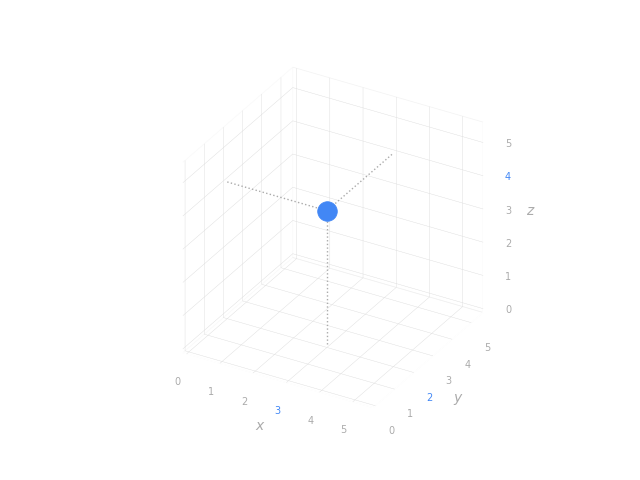

Reproduce this figure in Python.
import roboticstoolbox as rtb
from swift import Swift
import spatialgeometry as sg
import spatialmath as sm
import matplotlib.pyplot as plt
import matplotlib as mpl
import spatialmath.base as smb


mpl.rcParams["axes.linewidth"] = -1
mpl.rcParams["xtick.color"] = "#ababab"
mpl.rcParams["ytick.color"] = "#ababab"
# mpl.rcParams["xtick.major.size"] = 0
# mpl.rcParams["ytick.major.size"] = 0
mpl.rcParams["xtick.major.width"] = 0
mpl.rcParams["ytick.major.width"] = 0
# mpl.rcParams["xtick.minor.size"] = 0
# mpl.rcParams["ytick.minor.size"] = 0
mpl.rcParams["grid.linewidth"] = 0.3

# Turn off spines
mpl.rcParams["axes.autolimit_mode"] = "round_numbers"
mpl.rcParams["axes.xmargin"] = 1.0
# mpl.rcParams["axes.spines.bottom"] = False
# mpl.rcParams["axes.spines.left"] = False


pose = sm.SE3(3.0, 2.0, 4.0)
plt.figure()
ax = smb.trplot(
    pose.A,
    dims=[0, 5.5],
    color="#4287f5",
    textcolor="#4287f5",
    block=False,
    rviz=False,
    originsize=200,
    width=1.5,
    length=0,
)

ax.plot([3, 3], [2, 2], [0, 4], ":", color="#ababab", linewidth=1.0)
ax.plot([0, 3], [2, 2], [4, 4], ":", color="#ababab", linewidth=1.0)
ax.plot([3, 3], [2, 5.4], [4, 4], ":", color="#ababab", linewidth=1.0)

ax.yaxis.label.set_color("#ababab")
ax.tick_params(axis="y", colors="#ababab")
ax.xaxis.label.set_color("#ababab")
ax.tick_params(axis="x", colors="#ababab")
ax.zaxis.label.set_color("#ababab")
ax.tick_params(axis="z", colors="#ababab")

ax.xaxis.pane.fill = False
ax.yaxis.pane.fill = False
ax.zaxis.pane.fill = False


plt.xlabel("$x$", fontsize=10)
plt.ylabel("$y$", fontsize=10)
ax.set_zlabel("$z$", fontsize=10)

ax.xaxis.get_ticklines()[3].set_color("#4287f5")
ax.xaxis.get_ticklabels()[3].set_color("#4287f5")

ax.yaxis.get_ticklines()[2].set_color("#4287f5")
ax.yaxis.get_ticklabels()[2].set_color("#4287f5")

ax.zaxis.get_ticklines()[4].set_color("#4287f5")
ax.zaxis.get_ticklabels()[4].set_color("#4287f5")

plt.savefig("Module 1/Tutorial/Figures/fig1-2.png", transparent=True)
